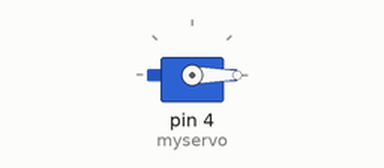
A sketch run on a simulated Arduino Uno, built with avr-gcc and run on an emulated ATmega328P. Parts: servo.

Above: at 0.05 s.
Timing chart, 0 to 4.6 s (numbered marks = the images above):
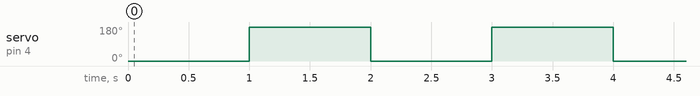

The sketch:

Servo-Motor_1.ino
```cpp
#include <Servo.h>

Servo myservo;  // create servo object to control a servo

void setup()
{
  myservo.attach(4);  // D2 in NodeMCU
}

void loop()
{

  myservo.write(0);
  delay(1000);
  myservo.write(180);
  delay(1000);

}
```

Measured:
- by itself, servo on pin 4 (myservo): alternates 180° for 1.0 s and 0° for 1.0 s
